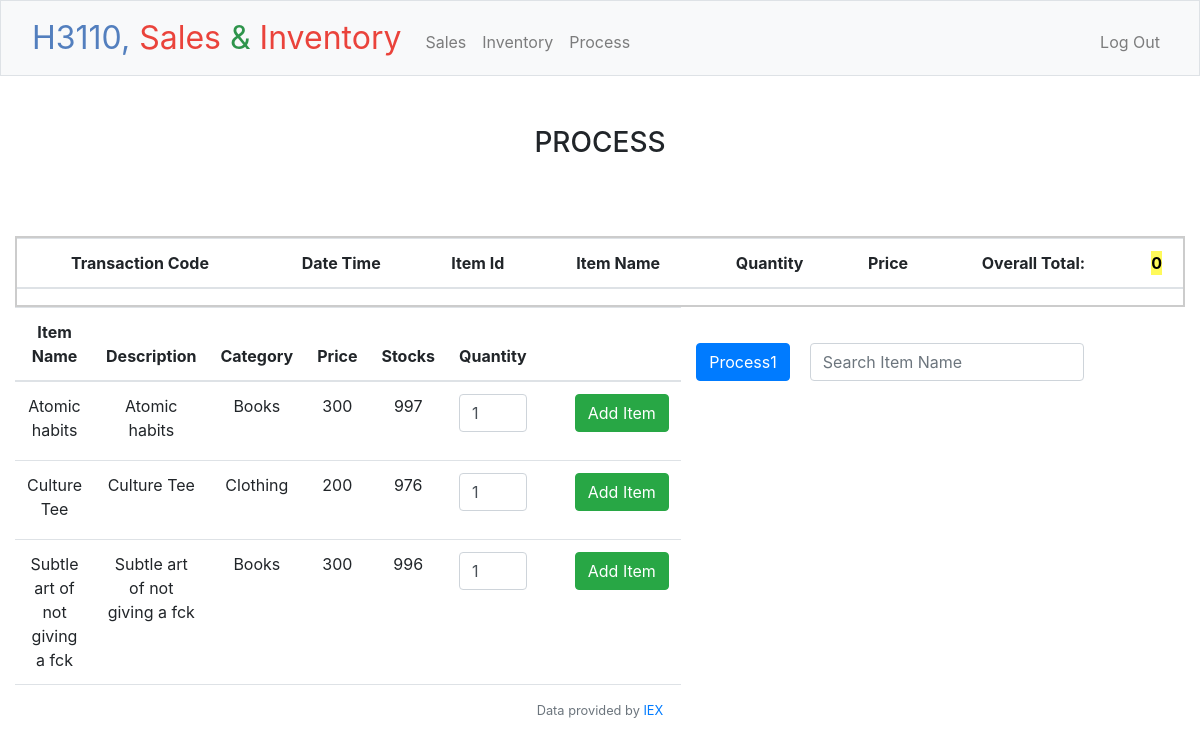
Page /cart (signed in) on the committed database.
### tables this page shows
CREATE TABLE 'inventory' ('id' INTEGER PRIMARY KEY,
  itemName VARCHAR(255),
  description TEXT,
  category VARCHAR(50),
  price INT,
  stocks INT
);

### app.py (the view)
@app.route("/cart")
@login_required
def cart():
    cart_db = db.execute("SELECT * FROM Cart")
    inventory_db = db.execute("SELECT * FROM Inventory")
    search_query = request.args.get('q')
    if search_query:
        inventory_db = db.execute("SELECT * FROM inventory WHERE itemName LIKE ?", f"%{search_query}%")
    return render_template("cart.html", cart=cart_db, inventory=inventory_db, search_query=search_query)

### app.py (called while the page is built)
@app.after_request
def after_request(response):
    response.headers["Cache-Control"] = "no-cache, no-store, must-revalidate"
    response.headers["Expires"] = 0
    response.headers["Pragma"] = "no-cache"
    return response

### helpers.py (called while the page is built)
def login_required(f):
    @wraps(f)
    def decorated_function(*args, **kwargs):
        if session.get("user_id") is None:
            return redirect("/login")
        return f(*args, **kwargs)
    return decorated_function

### templates/cart.html (shortened to what this page needs)
{% extends "layout.html" %}
{% block title %}
PROCESS
{% endblock %}
{% block main %}
<div style="border: 2px solid #ccc; max-height: 400px; overflow-y: scroll;">
  <table class="table" method="GET" style="border-collapse: collapse; width: 100%;">
    <thead>
      <tr>
        <th scope="col">Transaction Code</th>
        <th scope="col">Date Time</th>
        <th scope="col">Item Id</th>
        <th scope="col">Item Name</th>
        <th scope="col">Quantity</th>
        <th scope="col">Price</th>
        <th scope="col">Overall Total:</th>
        <th scope="col" ><div id="highlight">{{ cart|sum(attribute='total') }}</div></th>
      </tr>
    </thead>
  </table>
</div>
<div class="row">
  <div class="col-md-6">
    <table class="table" method="GET">
      <thead>
        <tr>
          <th scope="col">Item Name</th>
          <th scope="col">Description</th>
          <th scope="col">Category</th>
          <th scope="col">Price</th>
          <th scope="col">Stocks</th>
          <th scope="col">Quantity</th>
          <th scope="col"></th>
          <th scope="col"></th>
        </tr>
      </thead>
      <tbody>
        {% for item in inventory %}
        <tr>
          <td>{{ item.itemName }}</td>
          <td>{{ item.description }}</td>
          <td>{{ item.category }}</td>
          <td>{{ item.price }}</td>
          <td>{{ item.stocks }}</td>
          <td>
            <form method="POST" action="/add_to_cart">
              <div class="mb-3">
                <input type="number" class="form-control" id="quantity" name="quantity" value="1" min="1" max="{{ item.stocks }}">
              </div>
          </td>
          <td></td>
          <td>
            <button type="submit" name="item_code" class="btn btn-success" data-bs-toggle="modal" data-bs-target="#addItemModal" value="{{ item.id }}">
              Add Item
            </button>
          </td>
        </tr>
        {% endfor %}
      </tbody>
    </table>
  </div>
  <div class="col-md-6">
    <div class="d-flex justify-content-center align-items-center">
      <form action="/process" method="post">
        <button class="btn btn-primary process" type="button" data-bs-toggle="modal" data-bs-target="#processItemModal">Process1</button>
      </form>
      <form action="/cart" method="get" id="search-form">
        <div class="mb-3 mt-3">
          <input autocomplete="on" autofocus class="form-control mx-auto w-auto" id="item_name" name="q" placeholder="Search Item Name" type="text" oninput="submitForm()">
        </div>
      </form>
  </div>
</div
{% endblock %}

### templates/layout.html (shortened to what this page needs)
<!DOCTYPE html>
<html lang="en">
    <head>
        <link href="https://cdn.jsdelivr.net/npm/bootstrap@5.1.3/dist/css/bootstrap.min.css" rel="stylesheet">
        <link href="/static/styles.css" rel="stylesheet">
        <link rel="stylesheet" href="https://cdn.jsdelivr.net/npm/bootstrap@4.0.0/dist/css/bootstrap.min.css">
    </head>
    <body>
        <nav class="bg-light border navbar navbar-expand-md navbar-light">
            <div class="container-fluid">
                <a class="navbar-brand" href="/"><span class="blue">H3110, </span><span class="red">Sales</span><span class="green"> & </span> <span class="red">Inventory</span></a>
                <div class="collapse navbar-collapse" id="navbar">
                    {% if session["user_id"] %}
                        <ul class="navbar-nav me-auto mt-2">
                            <li class="nav-item"><a class="nav-link" href="/">Sales</a></li>
                            <li class="nav-item"><a class="nav-link" href="/add">Inventory</a></li>
                            <li class="nav-item"><a class="nav-link" href="/cart">Process</a></li>
                        </ul>
                        <ul class="navbar-nav ms-auto mt-2">
                            <li class="nav-item"><a class="nav-link" href="/logout">Log Out</a></li>
                        </ul>
                    {% else %}
                        <ul class="navbar-nav ms-auto mt-2">
                            <li class="nav-item"><a class="nav-link" href="/register">Register</a></li>
                            <li class="nav-item"><a class="nav-link" href="/login">Log In</a></li>
                        </ul>
                    {% endif %}
                </div>
            </div>
        </nav>
        <div style="display: flex; justify-content: center; padding: 50px 0 20px;">
            <h3>{% block title %}{% endblock %}</h3>
          </div>
        <main class="container-fluid py-5 text-center">
            {% block main %}{% endblock %}
        </main>
        <footer class="mb-5 small text-center text-muted">
            Data provided by <a href="https://iexcloud.io/">IEX</a>
        </footer>
    </body>
</html>

### static/styles.css (style rules this page uses)
nav .navbar-brand { font-size: xx-large; }
nav .navbar-brand .blue { color: #537fbe; }
nav .navbar-brand .red { color: #ea433b; }
nav .navbar-brand .green { color: #2e944b; }
#search-form { padding: 20px; }
#highlight { display: inline-block; background: #fffa5a; color: #000; }

### rows in the picture
inventory: itemName "Atomic habits", description "Atomic habits", category "Books", price "300", stocks "997"
inventory: itemName "Culture Tee", description "Culture Tee", category "Clothing", price "200", stocks "976", {{ item.id }} 2 (drawn)
inventory: itemName "Subtle art of not giving a fck", description "Subtle art of not giving a fck", category "Books", price "300", stocks "996", {{ item.id }} 3 (drawn)

### other values in the picture
{{ cart|sum(attribute='total') }} "0"
